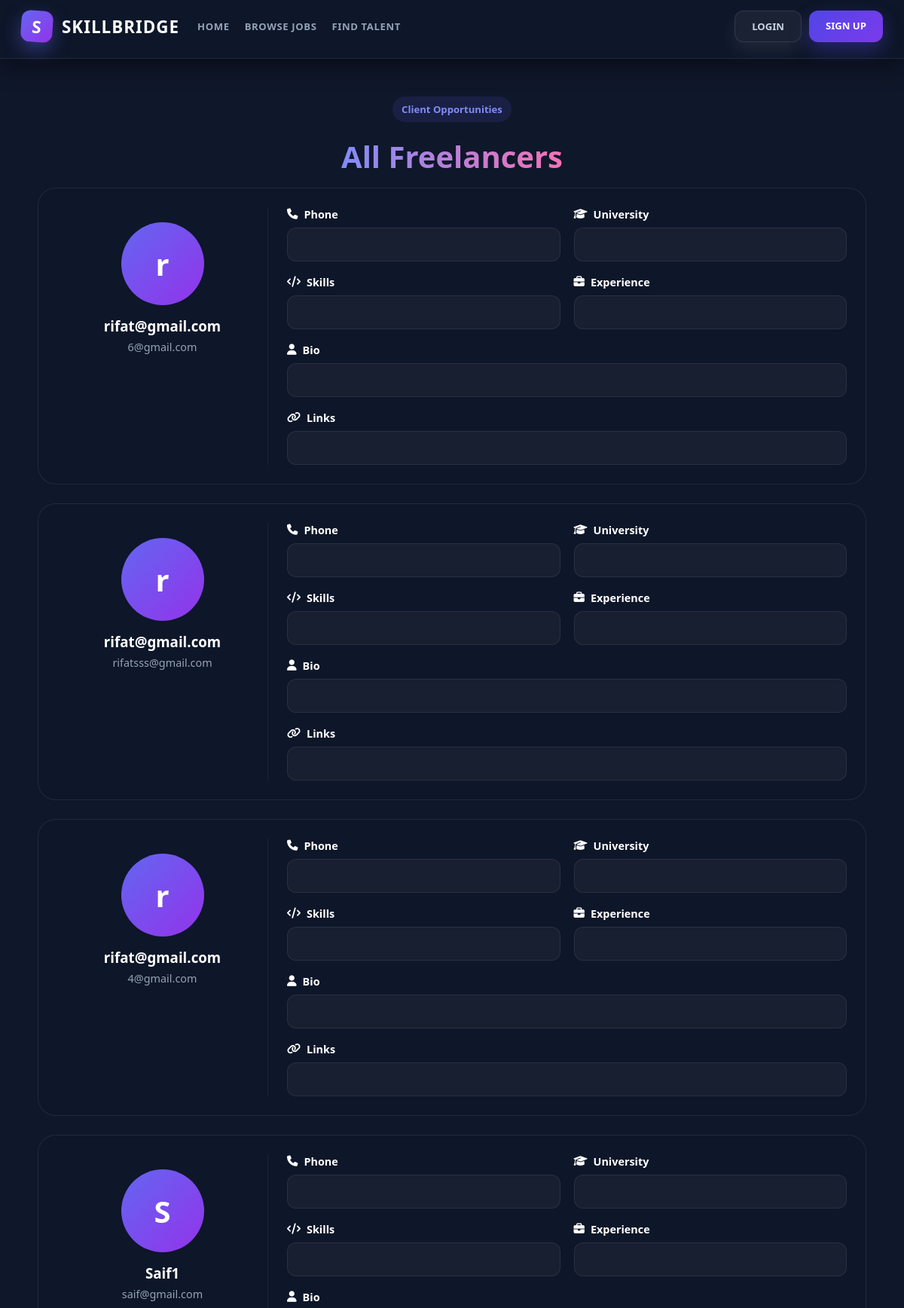
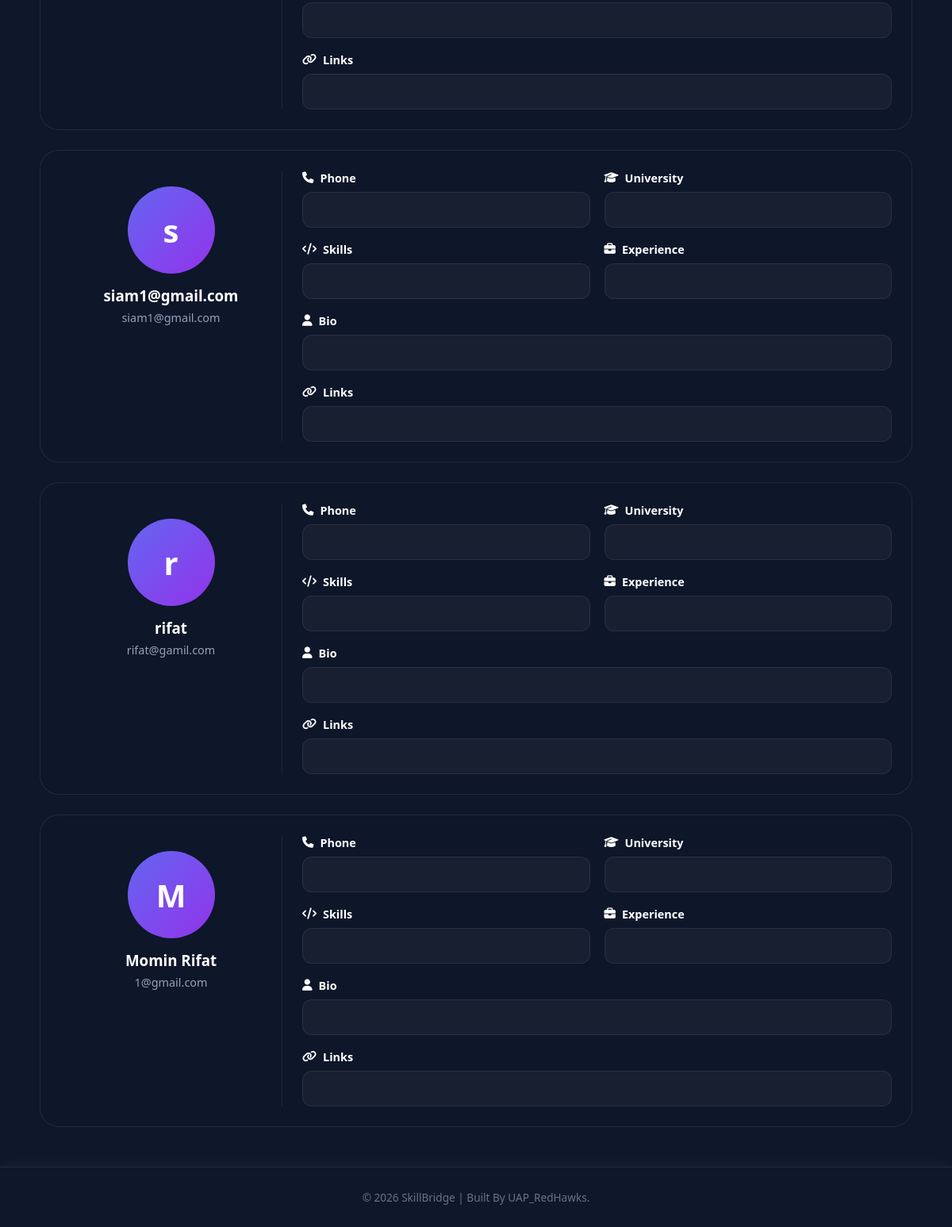
/talents/, run on the app's committed database (2 pictures, top to bottom).
### users/models.py (models this page shows, shortened)
class FreelancerProfile(models.Model):
    user = models.ForeignKey(User, on_delete=models.CASCADE)
    name = models.CharField(max_length=200)
    email = models.EmailField(unique=True)
    phone = models.CharField(max_length=20)
    address = models.TextField()
    universityname = models.CharField(max_length=200, blank=True)
    degree = models.CharField(max_length=200, blank=True)
    skills = models.TextField()
    experience = models.TextField(blank=True)
    bio = models.TextField(blank=True)
    portfolio_link = models.URLField(blank=True)
    githublink = models.URLField(blank=True)
    linkedinlink = models.URLField(blank=True)
    profileimage = models.ImageField(upload_to='profiles/', blank=True, null=True)
    resume = models.FileField(upload_to='resumes/', blank=True, null=True)
    nidnumber = models.CharField(max_length=50)
    createdat = models.DateTimeField(auto_now_add=True)

### core/views.py (the view)
# urls.py: path('talents/', views.guest_talents_list, name='guest_talents_list'),
def guest_talents_list(request):
    freelancers = FreelancerProfile.objects.all().order_by('-createdat')
    return render(request, 'core/alltalent.html', {'freelancers': freelancers})

### templates/core/alltalent.html (shortened to what this page needs)
{% extends 'core/base.html' %}
{% load static %}
{% block extra_css %}
  <link rel="stylesheet" href="{% static 'css/core/alltalent.css' %}" />
  <link rel="stylesheet" href="https://cdnjs.cloudflare.com/ajax/libs/font-awesome/6.5.1/css/all.min.css" />
{% endblock %}
{% block guest_content %}
  <div class="find-page">
    <div class="job-top">
      <div>
        <span class="job-tag">Client Opportunities</span>
        <h1>All Freelancers</h1>
      </div>
    </div>
    <div class="talent-list">
      {% for freelancer in freelancers %}
        <div class="talent-card">
          <div class="talent-left">
            <div class="talent-img">
              {% if freelancer.profileimage %}
                <img src="{{ freelancer.profileimage.url }}" />
              {% else %}
                <div class="default-img">{{ freelancer.name|first }}</div>
              {% endif %}
            </div>
            <h3>{{ freelancer.name }}</h3>
            <p>{{ freelancer.email }}</p>
          </div>
          <div class="talent-right">
            <div class="info-box">
              <label><i class="fa-solid fa-phone"></i> Phone</label>
              <div class="box">{{ freelancer.phone }}</div>
            </div>
            <div class="info-box">
              <label><i class="fa-solid fa-graduation-cap"></i> University</label>
              <div class="box">{{ freelancer.universityname }}</div>
            </div>
            <div class="info-box">
              <label><i class="fa-solid fa-code"></i> Skills</label>
              <div class="box">{{ freelancer.skills }}</div>
            </div>
            <div class="info-box">
              <label><i class="fa-solid fa-briefcase"></i> Experience</label>
              <div class="box">{{ freelancer.experience }}</div>
            </div>
            <div class="info-box full">
              <label><i class="fa-solid fa-user"></i> Bio</label>
              <div class="box">{{ freelancer.bio }}</div>
            </div>
            <div class="info-box full">
              <label><i class="fa-solid fa-link"></i> Links</label>
              <div class="box">
              </div>
            </div>
          </div>
        </div>
      {% endfor %}
    </div>
  </div>
{% endblock %}

### static/css/core/base.css (style rules this page uses)
* { margin: 0; padding: 0; box-sizing: border-box; }
html, body { scroll-behavior: smooth; margin: 0; min-height: 100%; }
body { display: flex; flex-direction: column; background: #0f172a; color: #e2e8f0; font-family: 'Segoe UI', Tahoma, Geneva, Verdana, sans-serif; overflow-x: hidden; padding-right: 0 !important; min-height: 100vh; margin: 0; padding: 0; padding-top: 78px; }
body, html { transform: none !important; }

### static/css/core/alltalent.css (style rules this page uses)
.find-page { width: 100%; padding: 20px; }
.talent-list { display: flex; flex-direction: column; gap: 25px; }
.job-top { display: flex; justify-content: center; align-items: center; text-align: center; }
.job-tag { display: flex; padding: 8px 12px; border-radius: 30px; background: rgba(99, 102, 241, 0.12); color: #818cf8; font-size: 0.82rem; font-weight: 700; margin-bottom: 18px; width: fit-content; }
.job-top>div { display: flex; flex-direction: column; align-items: center; }
.job-top h1 { font-size: 2.5rem; font-weight: 800; margin-bottom: 14px; background: linear-gradient(to right, #818cf8, #f472b6); background-clip: text; -webkit-background-clip: text; -webkit-text-fill-color: transparent; }
.talent-card { display: grid; grid-template-columns: 280px 1fr; gap: 25px; background: rgba(15, 23, 42, 0.96); border: 1px solid rgba(255,255,255,0.08); border-radius: 24px; padding: 25px; transition: 0.3s ease; }
.talent-left { text-align: center; padding: 20px; border-right: 1px solid rgba(255,255,255,0.06); }
.talent-img { width: 110px; height: 110px; margin: auto; margin-bottom: 15px; }
.talent-img img, .default-img { width: 100%; height: 100%; border-radius: 50%; object-fit: cover; }
.default-img { background: linear-gradient(135deg,#6366f1,#9333ea); display: flex; align-items: center; justify-content: center; font-size: 2.5rem; font-weight: 700; color: white; }
.talent-left h3 { color: white; margin-bottom: 6px; }
.talent-left p { color: #94a3b8; font-size: 0.9rem; }
.talent-right { display: grid; grid-template-columns: repeat(2, 1fr); gap: 18px; }
.info-box { display: flex; flex-direction: column; gap: 8px; }
.info-box label { color: white; font-weight: 600; font-size: 0.9rem; display: flex; align-items: center; gap: 8px; }
.box { background: rgba(255,255,255,0.04); border: 1px solid rgba(255,255,255,0.08); padding: 12px 14px; border-radius: 12px; color: #cbd5e1; min-height: 45px; display: flex; align-items: center; line-height: 1.5; }
.info-box.full { grid-column: span 2; }

### data on the page
FreelancerProfile: name|first "r", name "rifat@gmail.com", email "6@gmail.com"
FreelancerProfile: name|first "r", name "rifat@gmail.com", email "rifatsss@gmail.com"
FreelancerProfile: name|first "r", name "rifat@gmail.com", email "4@gmail.com"
FreelancerProfile: name|first "S", name "Saif1", email "saif@gmail.com"
FreelancerProfile: name|first "s", name "siam1@gmail.com", email "siam1@gmail.com"
FreelancerProfile: name|first "r", name "rifat", email "rifat@gamil.com"
FreelancerProfile: name|first "M", name "Momin Rifat", email "1@gmail.com"
